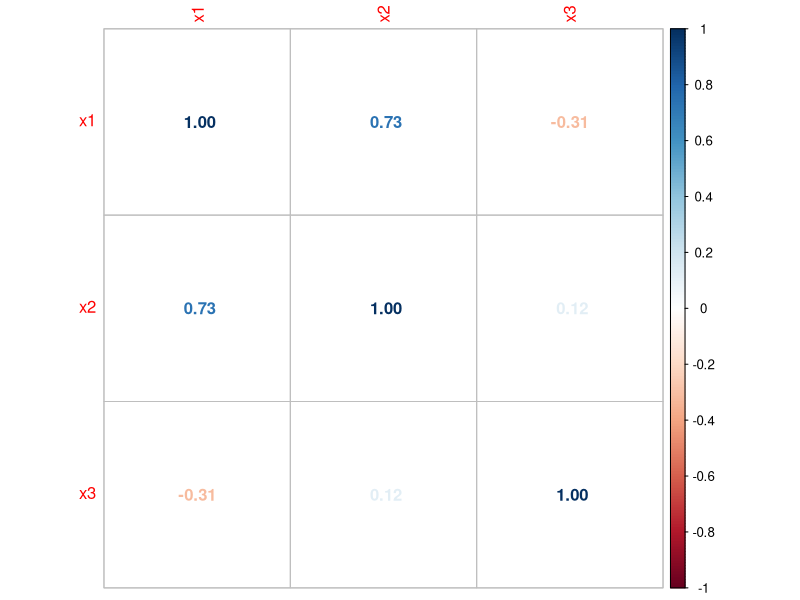
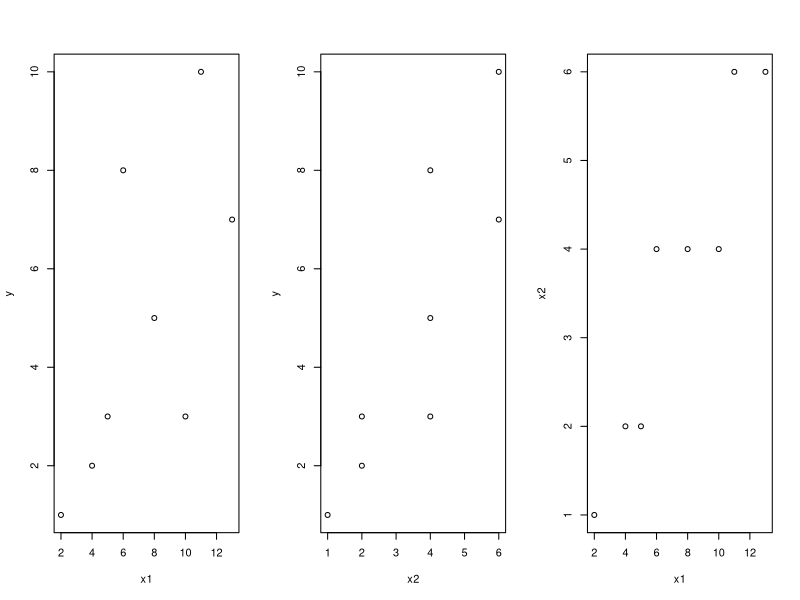
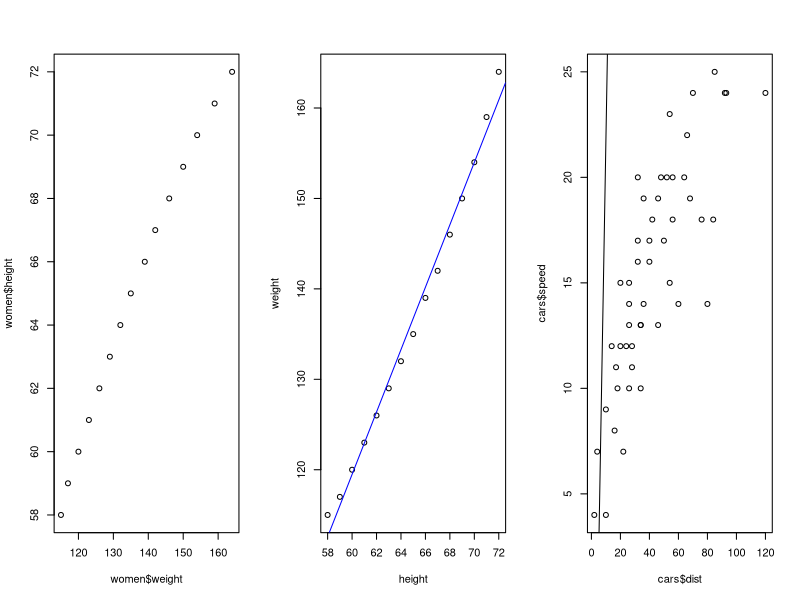
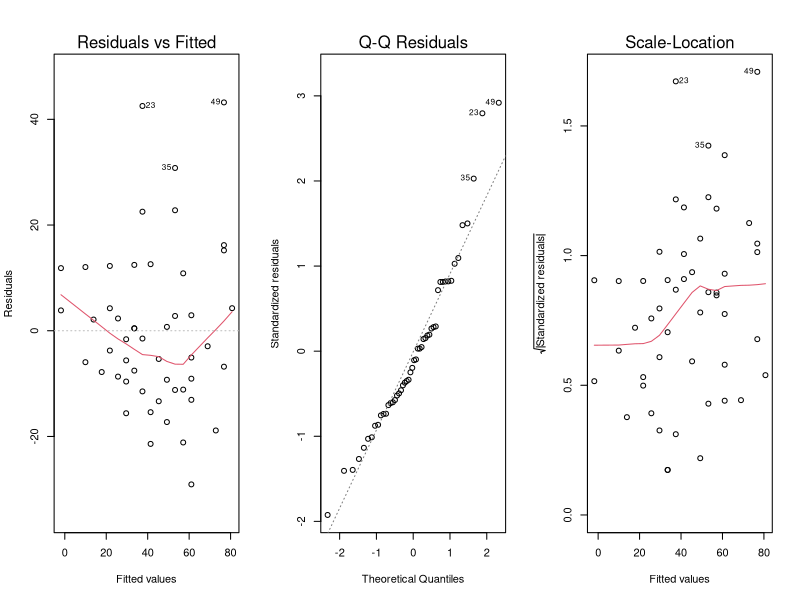
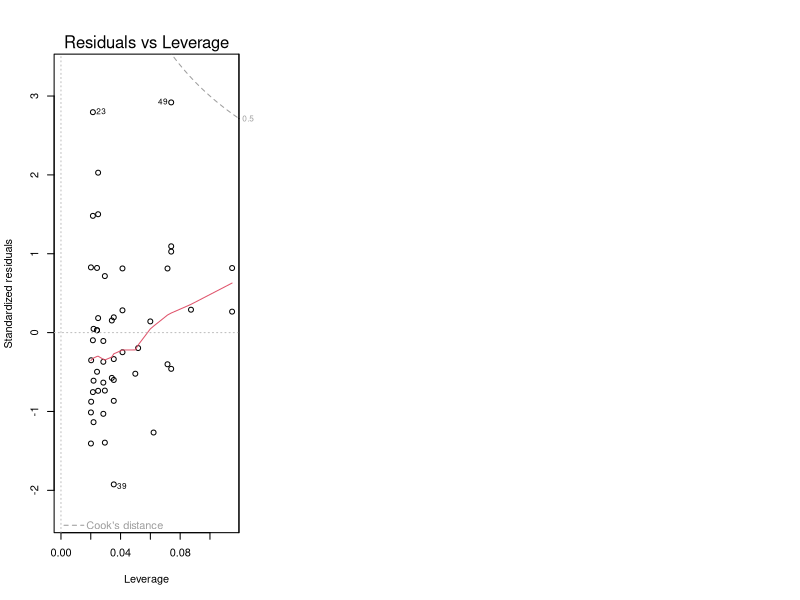

Write the R code that produced these figures, in order.
data1=1:5
data2=2:6
sum((data1-mean(data1))*(data2-mean(data2)))/(length(1:5)-1)
cov(1:5,2:6) #상관관계
cov(1:5,c(3,3,3,3,3)) #0 : 서로 상관 없음
cov(1:5,5:1) #역상관관계 #공분산은 절대적 크기의 정도를 알 수 없음

(m<-matrix(c(1:10,(1:10)^2),ncol=2))
cor(m,method="pearson")
cor(m,method="spearman") #순위의 의미가 있는 것
cor(m,method="kendall")  #부합쌍/비부합쌍의 비율을 이용해서 상관계

#var.test : 등분산 테스트
#cor.test : 상관계수를 검정 
#귀무가설 : 서로 상관이 있다, 대립가설 : 서로 상관이 있다
cor.test(c(1,2,3,4,5),c(1,2,3,4,5),method = "pearson") #p-value < 2.2e-16 : 0.05보다 작으므로 귀무가설을 기각하고 대립가설을 채택(상관이 있다)
#1차 원점에대한 적률 : 평균
#2차 원점에대한 적률 : 분산
#3차 원점에대한 적률 : 왜도
#4차 원점에대한 적률 : 첨도

x <- c(44.4, 45.9, 41.9, 53.3, 44.7, 44.1, 50.7, 45.2, 60.1)
y <- c( 2.6,  3.1,  2.5,  5.0,  3.6,  4.0,  5.2,  2.8,  3.8)
cor.test(x,y,method="kendall",alternative="greater") #단측검정(큰 경우, 작은 경우)
#양측검정은 0.05/2 : 정규분포는 대칭
#상관없음??

d<-data.frame(x1=rnorm(10),x2=rnorm(10),x3=rnorm(10))
head(d)
(M<-cor(d))
#install.packages("corrplot")
library(corrplot)
corrplot(M,method="number") #shade, circle, ellipse, number
#순서를 변경해도됨(x1과x2의 상관이나 x2와x1의 상관이 같다)

a <- c(4.0, 4.2, 3.9, 4.3, 4.1 )
b <- c(2.0, 2.1, 2.0, 2.1, 2.2 )
c <- c(0.60, 0.59, 0.58, 0.62, 0.63)

(ab<-sum(a+b)/length(a))
(mat<-matrix(c(a,b,c),nrow=5,byrow=F))
avr<-colMeans(mat)
(acha<-a-avr[1])
(bcha<-b-avr[2])
(ccha<-c-avr[3])

#  a   b   c
#a
#b
#c
(aa_var<-sum(acha*acha)/(length(a)-1)) #0.025
(ab_var<-sum(acha*bcha)/(length(a)-1)) #0.0075
(ac_var<-sum(acha*ccha)/(length(a)-1)) #0.00175

(bb_var<-sum(bcha*bcha)/(length(a)-1)) #0.007
(ba_var<-sum(bcha*acha)/(length(a)-1)) #0.0075
(bc_var<-sum(bcha*ccha)/(length(a)-1)) #0.00135

(cc_var<-sum(ccha*ccha)/(length(a)-1)) #0.00043
(ca_var<-sum(ccha*acha)/(length(a)-1)) #0.00175
(cb_var<-sum(ccha*bcha)/(length(a)-1)) #0.00135

# 데이터에 대하여 상관계수를 구하려면 - 공분산을 두변수의 표준편차로 나누어줌
aa_var / (sd(a) * sd(a)) # 1
ab_var / (sd(a) * sd(b)) # 0.5669467
ac_var / (sd(a) * sd(c)) # 0.533745
cor(mat)

# 고유값 분해 - 아이젠 분해
(eigvector<-eigen(cor(mat)))
eigvector # $values 고유치: 정렬되어 있음 : 분산의 크기 
# $vectors 고유벡터
eigvector$vectors[,1] %*% eigvector$vectors[,2]
eigvector$vectors[,1] %*% eigvector$vectors[,3]
eigvector$vectors[,2] %*% eigvector$vectors[,3]
# 정규직교행렬: 축을 방향값으로 표현
sqrt(sum(eigvector$vectors[,1]^2)) #피타고라스정리??
sqrt(sum(eigvector$vectors[,2]^2))
sqrt(sum(eigvector$vectors[,3]^2))
# -> 모두 1이 나온다는 의미는 축을 방향값으로 표현


#MRS(move,rotate,scale)



##############################################################


# 회귀분석 (linear regression)
# y = ax+b , a와b를 구하는거, 더 복잡해지면 ax+by+cz+b 늘어남
# 데이터로부터 방정식의 계수를 구하는거. 왜?
# y값을 예측하기 위해서
y <- c(1,2,3,8,5,3,10,7)
x1 <- c(2,4,5,6,8,10,11,13)
x2 <- c(1,2,2,4,4,4,6,6)
opar=par(mfrow=c(1,3))
plot(x1,y)
plot(x2,y)
plot(x1,x2)
summary(lm(y~x1)) # lm -> linear model : 선형 모델? , ~ -> formula,y - 절편,x1 - 고유변수 
# y = ax
# 잔차(residual) : 실제값(y) - 예측값(yhat)의 차이
# coefficient 계수
# 직선의 방정식 y = ax+b
# 회귀방정식 0.7121 + 0.5645 * x1
# p-value -> 정규분표 t-value-> t분포
# 잔차의 표준오차가 2.551 
# R-squared:  0.449, 결정계수 : 모델의 설명력을 나타낸다.
# Adjusted R-squared:  0.3571 수정된 결정 계수(변수의 개수를 고려함), 왜 있냐? 
# 결정계수가 변수의 숫자가 많아지면 저절로 커지는 성향이 있다
# F-statistic: 4.889 on 1 and 6 DF,  p-value: 0.06904 모델이 유의미하지않다
summary(lm(y~x2))
# y <- -0.5340 + 1.4921 * x2 # y=ax+b
# 회귀식과 평균의 차이가 회귀 - 회귀제곱합
# 결정계수 = 회귀제곱합 / 전체제곱합(회귀제곱합+잔차제곱합)

summary(lm(y~x1+x2))
-0.1041 + -1.1566 * x1 + 3.7267 * x2 # 1.3094 2.7229 1.5663 7.8631 5.5499 3.2367 9.5335 7.2203
# 결정계수 : Multiple R-squared:  0.9532 모델 설명력이 좋아졌다.
# 계수도 유의미하고 모델도 유의미하다.
# accuracy를 높이려면 변수를 추가해야 한다.


# 문제
str(women) # $ height:, $weight
# 각각 왜 구해야 하는지
# 1 회귀분석실행
# 2 회귀방정식 작성
# 3 각데이터 예측 잔차 구하기
plot(women$weight,women$height)
model <- lm(weight ~ height, data=women)
summary(model)
(women.fitted_weight <- -87.51667 + 3.45000 * women$height)
(residuals_w <- women$weight - women.fitted_weight)
#-87.51667 + 3.45000 * women$height -> 회귀방정식?
#[1] 112.5833 116.0333 119.4833 122.9333 126.3833 129.8333 133.2833 136.7333 140.1833 143.6333 147.0833 150.5333
#[13] 153.9833 157.4333 160.8833

# 회귀방정식 weight <- -87.51667 + 3.45000 * height
# 잔차의 표준오차가 1.525
# R-squared:  0.991,	Adjusted R-squared:  0.9903 
# 모형의 설명력

# F-statistic:  1433 on 1 and 13 DF,  p-value: 1.091e-14
# 계수가 유의미하다 계수의 p-value

# 데이터에 적용된 선형회귀가 적절한가 : 상관분석 : 적절함
# accuracy : 연속된 수치의 정확도는 : 상관분석

#Residuals:
#  Min      1Q  Median      3Q     Max 
#-1.7333 -1.1333 -0.3833  0.7417  3.1167 
# Residuals 검증
min(residuals_w)
quantile(residuals_w,0.25)
median(residuals_w)
quantile(residuals_w,0.75)
max(residuals_w)

plot(weight ~ height, data=women)
abline(model,col="blue")




# cars 데이터를 선형회귀 해보시오
# 모델이 통계적으로 유의미한가? F-statistic p-value: 1.49e-12(지수) 모델 유의미

# 계수가 유의미한가? 
# p-value 0.0123 * 

# 모델의 설명력은? Adjusted R-squared:  0.6438 
# 결정계수 - 얼마나 데이터를 잘 설명하고 있느냐, 데이터를 가장 잘설명하고 있는 것을 취함

# 선형회귀는 정당한가? 80% 정당함
# 상관계수 cor(cars$speed, cars$dist)

# accuracy는? -> 상관분석? ★

# 맞다 아니다 보단 나온 결과값이 무슨의미인지 해석하기

str(cars)
summary(cars)
plot(cars$dist, cars$speed)
res.lm <- lm(dist~speed, data=cars)
summary(res.lm)
abline(res.lm)
cor(cars$speed, cars$dist)
names(res.lm)
(cof=coef(res.lm))
(cof["speed"])
(cof["(Intercept)"])
(dist_pred = cof["(Intercept)"] + cof["speed"] * cars$speed) # 예측값
fitted(res.lm) # 계산된 fitting 값이 출력
residuals(res.lm)[1:4]
sum(fitted(res.lm)-cars$dist)
plot(res.lm)
par(mfrow=c(1,1))
# qqnorm 표준화잔차가 정규분포
# 회귀분석의 가정 : 등분산성, 독립성, 정규성, 선형성
# bptest : 등분산성 테스트
# 귀무가설 : 등분산성이다
# 대립가설 : 이분산성이다
# -> 외우지 않아도 됨 bptest 있다는 것만 알면됨
# 등분산성, 독립성 중요하다

# install.packages("lmtest")
library(lmtest)
bptest(cars$speed ~ cars$dist) # 등분산성
# Durbin-Watson
dwtest(res.lm) # 독립성 검증
# 2이면 자기상관성이 없다 ( 하나의 변수가 주기별로 다른 데이터 영향 )
# 0~2 양의 자기 상관성이 있다 ( 0이면 아주 높은 양의 자기상관성 )
# 2~5 음의 자기 상관성이 있다.
# 시계열분석의 대상
# 모델 예측
# 귀무가설 : 독립적이다
# 대립가설 : 독립적이지 않다

predict(res.lm,newdata = data.frame(speed=10)) # 속도가 10일 경우 제동거리 예측 # 21.7

# 구간추정
predict(res.lm,newdata = data.frame(speed=10),interval = "confidence")
# fit      lwr      upr
# 1 21.74499 15.46192 28.02807

# 실제 상황과 같이 예측 (예외상황도 고려해서)
predict(res.lm,newdata = data.frame(speed=10),interval = "prediction")
predict(res.lm,newdata = data.frame(speed=4.0,25.0,.21),interval = "confidence")

library(MASS)
data("Boston")
help("Boston")
str("Boston")
?Boston
str(Boston)
# 정규화
boston_df <- as.data.frame(scale(Boston))
str(boston_df)
# 506 obs. of 14 variables:(독립변수 13, 종속변수 1)
# 두 개로 분할 : 학습데이터와 평가 데이터 분리
idx <- sample(1:nrow(boston_df),300)
trainDF <- boston_df[idx,]
testDF <- boston_df[-idx,] # 제외하고
dim(trainDF); dim(testDF) # 206
formula <- medv ~ crim+zn+indus+nox+rm+age+dis+rad+tax+ptratio+black+lstat
lm_model <- lm(formula = formula, data = trainDF)
summary(lm_model)
# 과적합이 벌어짐 -> 일반화가 안됨
pred <- predict(lm_model,testDF) # 테스트 데이터는 학습에 참여 않음
pred
cor(pred,testDF$medv) # 숫자일 때의 정확도는 상관계수 : 0.87
# 귀무가설 : 자기상관성이 없다.
# 대립가설 : 자기상관이 있다.
dwtest(lm_model) # DW = 1.9962 (수치 계속 다르게 나옴) : 2이면 자기상관성이 없다
# install.packages("car")
library(car)
# vif(lm_model) # 1~10미만이면 다중공선성이 없다고 본다.
sqrt(vif(lm_model)) > 2 #다중공선성이 있다.